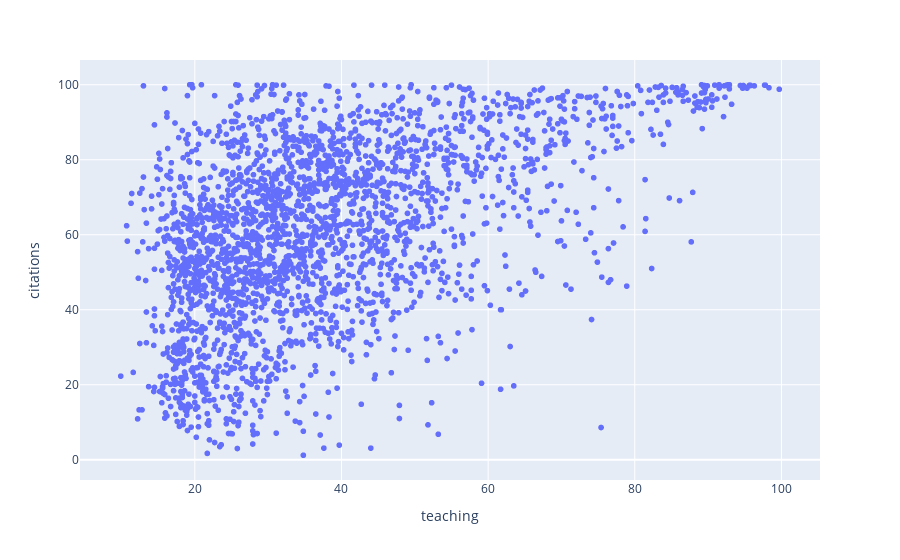

Notebook code for this chart:
### Code cell
import plotly.express as px
fig = px.scatter(timesData, x='teaching', y='citations' )
fig.show()

### Figure 1 — Plotly figure (JSON) as saved in the notebook; plotly's stock layout.template omitted (floating-point values rounded to 4 significant figures; data arrays with more than 128 entries replaced by an {"elided": "..."} marker saying what was removed)
{"data": [{"hovertemplate": "teaching=%{x}<br>citations=%{y}<extra></extra>", "legendgroup": "", "marker": {"color": "#636efa", "symbol": "circle"}, "mode": "markers", "name": "", "showlegend": false, "type": "scattergl", "x": {"elided": "2603 float values"}, "xaxis": "x", "y": {"elided": "2603 float values"}, "yaxis": "y"}], "layout": {"legend": {"tracegroupgap": 0}, "margin": {"t": 60}, "xaxis": {"anchor": "y", "domain": [0, 1], "title": {"text": "teaching"}}, "yaxis": {"anchor": "x", "domain": [0, 1], "title": {"text": "citations"}}}}
